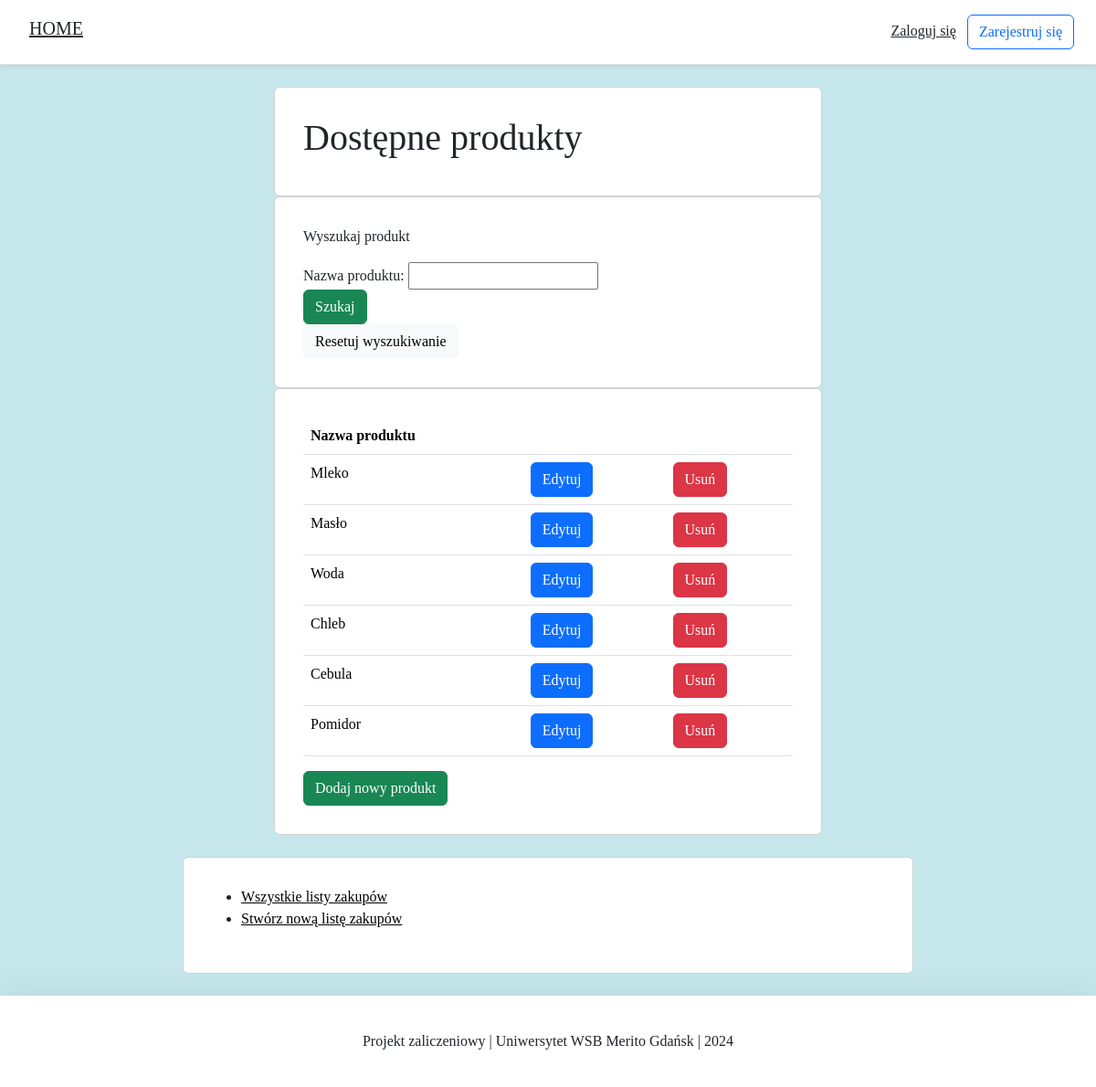
The app's page /products/, older data.
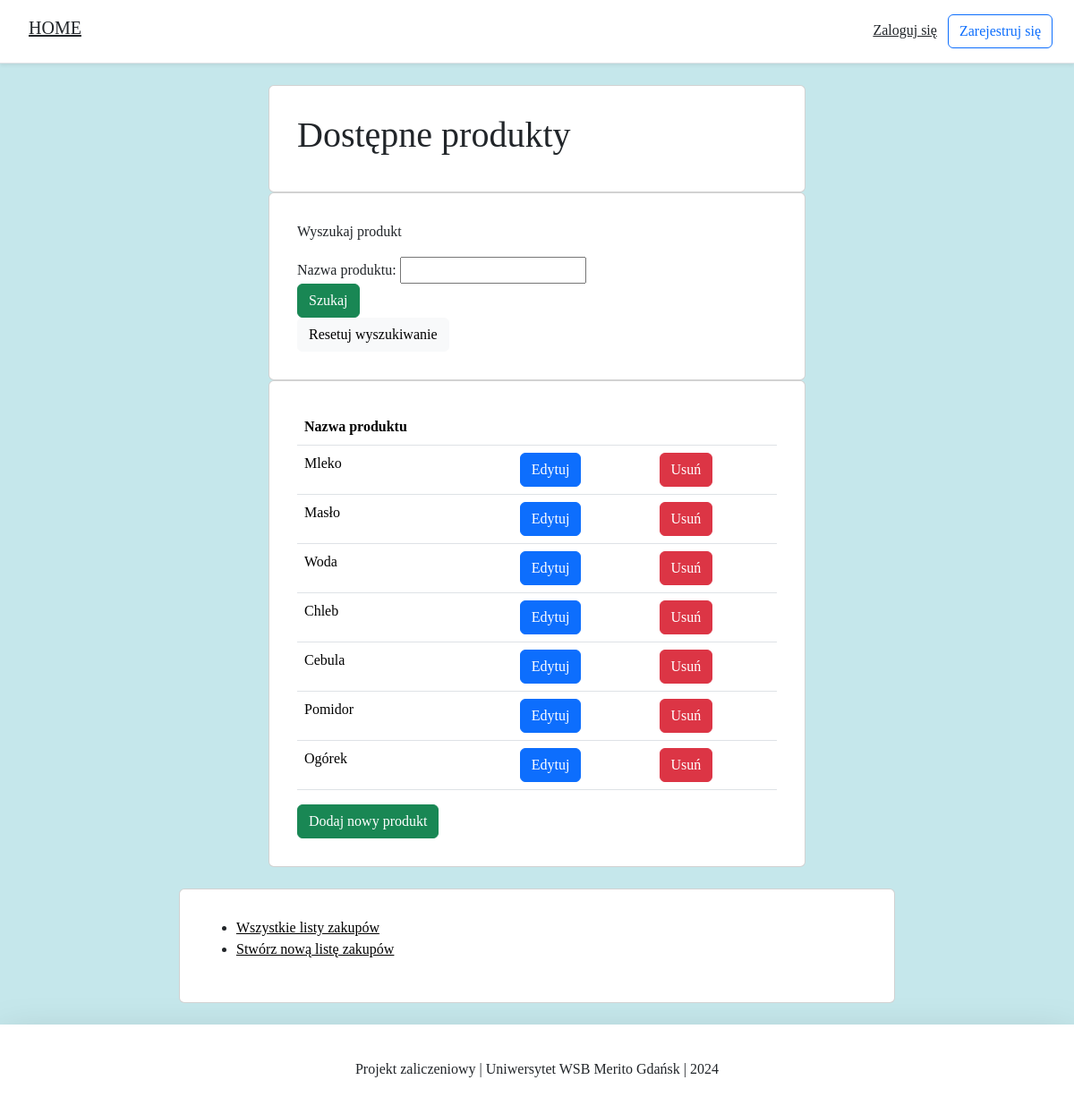
The same page, newer data.
### products/models.py (models this page shows, shortened)
class Products(models.Model):
    product_name = models.CharField(max_length=30, verbose_name="Nazwa produktu")
    class Meta:
        verbose_name_plural = "Produkty"

### products/views.py (the view, shortened to what this page needs)
# urls.py: path('products/', ProductsListView.as_view(), name='products'),
class ProductsListView(ListView):
    model = Products
    template_name = 'all_products.html'
    context_object_name = 'my_products'
    def get_queryset(self):
        return Products.objects.all()
    def get_context_data(self, **kwargs):
        context = super(ProductsListView, self).get_context_data(**kwargs)
        context["form"] = ProductsForm(self.request.POST or None)
        return context

### products/forms.py
class ProductsForm(forms.ModelForm):
    class Meta:
        model = Products
        fields = ('product_name', )

### products/templates/all_products.html (shortened to what this page needs)
{% extends 'base.html' %}
{% load static %}
{% block content %}
<body>
<div class="container">
    <div class="row justify-content-center">
        <div class="card card-main">
            <div class="card-body">
                <h1>Dostępne produkty</h1>
            </div>
        </div>
    </div>
</div>
<div class="container">
    <div class="row justify-content-center">
        <div class="card card-search">
            <div class="card-body">
                <p>Wyszukaj produkt</p>
                <form action="{% url 'products' %}" method="POST">
                    {% for field in form %}
                        <div class="fieldWrapper">
                            {{ field.label_tag }} {{ field }}
                        </div>
                    {% endfor %}
                    <input type="submit" class="btn btn-success" value="Szukaj">
                </form>
                <a href="{% url 'products' %}"  class="btn btn-light">Resetuj wyszukiwanie</a>
            </div>
        </div>
    </div>
</div>
<div class="container">
    <div class="row justify-content-center">
        <div class="card card-main">
            <div class="card-body">
                <table class="table">
                    <thead>
                        <tr>
                            <th>Nazwa produktu</th>
                            <th></th>
                            <th></th>
                        </tr>
                    </thead>
                    <tbody>
                        {% for x in my_products %}
                            <tr>
                                <td>{{ x.product_name }}</td>
                                <td><a href="{% url 'product_change' x.id %}" class="btn btn-primary">Edytuj</a></td>
                                <td><a href="{% url 'product_delete' x.id %}" class="btn btn-danger">Usuń</a></td>
                            </tr>
                        {% endfor %}
                    </tbody>
                </table>
                <a href="{% url 'product_create' %}" class="btn btn-success">Dodaj nowy produkt</a>
            </div>
        </div>
    </div>
</div>
<div class="container mt-4">
    <div class="row justify-content-center">
        <div class="card card-navigate">
            <div class="card-body">
                <ul>
                    <li><a href="{% url 'shopping_list' %}">Wszystkie listy zakupów</a></li>
                    <li><a href="{% url 'create' %}">Stwórz nową listę zakupów</a></li>
                </ul>
            </div>
        </div>
    </div>
</div>
</body>
{% endblock content %}

Row changes from the older to the newer data that the page shows:
added Products: product_name "Ogórek"
